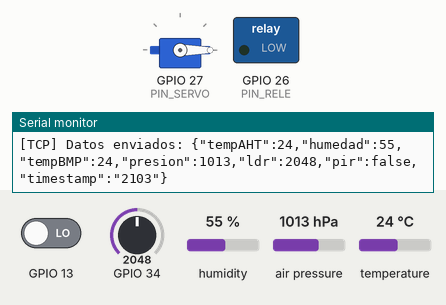
This sketch was run on a simulated ESP32. Parts: servo, switched loads named in the sketch (green lamp = pin HIGH), the last lines printed to the serial monitor. Inputs (shaded band) come from the test bench; at power-on: GPIO 13 LOW, GPIO 34 = 2048, humidity 55 %, air pressure 1013 hPa, temperature 24 °C. WiFi joins after 1.5 s; servers stay silent unless stated; uploads are accepted with an empty reply; storage starts empty.

Above: at 3.2 s.
3.3 s: GPIO 13 driven HIGH
At 5.5 s:
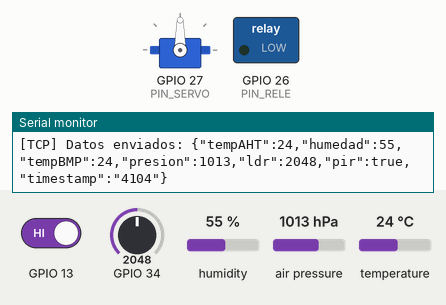
8.9 s: GPIO 34 set to 66
12.6 s: GPIO 34 set to 56
At 17.3 s:
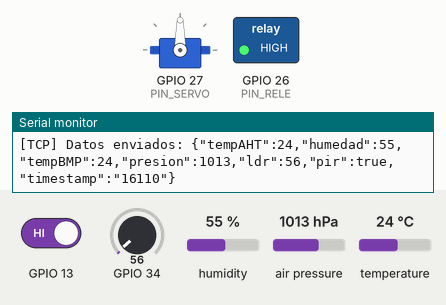
21.6 s: GPIO 13 driven LOW
At 23.7 s:
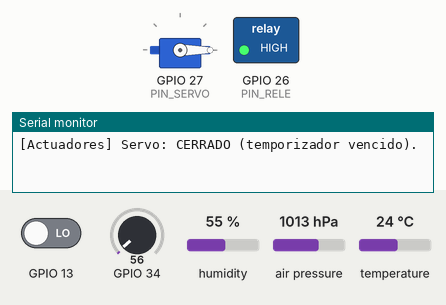
Timing chart, 0 to 25.2 s (numbered marks = the images above; inputs shaded):
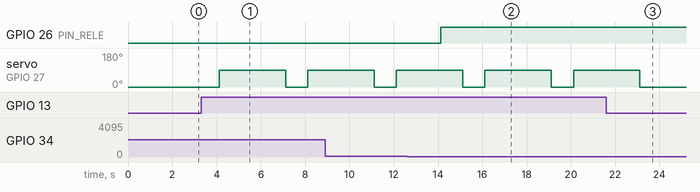

The sketch:

SafeHome.ino
```cpp
// SafeHome - Sistema de seguridad para hogar basado en ESP32
// Proyecto final - Sistemas Empotrados - ITSON
//
// Hardware:
//   AHT20  -> I2C SDA=21, SCL=22 (temperatura + humedad)
//   BMP280 -> I2C SDA=21, SCL=22 (presion)
//   PIR    -> pin 13 (deteccion de movimiento)
//   LDR    -> pin 34 (nivel de luz, ADC1)
//   Relay  -> pin 26 (control de iluminacion)
//   Servo  -> pin 27 (control de acceso)

#include <Arduino.h>
#include <LittleFS.h>
#include "config.h"
#include "sensors.h"
#include "actuators.h"
#include "api.h"
#include "tcp_client.h"
#include "WiFiManagerESP.h"

// ---------------------------------------------------------------------------
// Maquina de estados del sistema
// ---------------------------------------------------------------------------
enum Estado {
    IDLE,        // Esperando el intervalo de sensado o un cambio de config
    SENSING,     // Leyendo todos los sensores
    ALERTING,    // Evaluando umbrales y actualizando actuadores
    CONFIGURING  // Procesando un cambio de parametros recibido via API
};

// ---------------------------------------------------------------------------
// Variables globales compartidas entre modulos
// (se pasan como punteros a initAPI para evitar acoplar los modulos)
// ---------------------------------------------------------------------------
Config config = {
    DEFAULT_UMBRAL_LUZ,
    DEFAULT_UMBRAL_TEMP,
    DEFAULT_TIEMPO_SERVO,
    DEFAULT_INTERVALO_SENSADO
};

const char* WIFI_SSID     = "INFINITUM910D";
const char* WIFI_PASSWORD = "BvcVHwz2kN";
const char* WIFI_USER     = "";
const char* WIFI_PASS     = "";

SensorData ultimaLectura;

// La API corre en un task de FreeRTOS; volatile garantiza visibilidad entre tareas
volatile bool configCambiada = false;

// ---------------------------------------------------------------------------
// Variables de control del ciclo principal
// ---------------------------------------------------------------------------
static Estado         estadoActual        = IDLE;
static unsigned long  tiempoUltimoSensado = 0;

// Gestor de WiFi con credenciales definidas en config.h
WiFiManagerESP wifiManager(WIFI_SSID, WIFI_PASSWORD, WIFI_USER, WIFI_PASS);

// ---------------------------------------------------------------------------
// setup()
// ---------------------------------------------------------------------------
void setup() {
    Serial.begin(115200);
    Serial.println("\n=== SafeHome v1.0 ===");

    // Inicializar hardware
    initSensors();
    initActuators();

    // Montar sistema de archivos para servir la interfaz web
    if (!LittleFS.begin(true)) {
        Serial.println("[Sistema] ERROR: No se pudo montar LittleFS.");
        Serial.println("[Sistema] Sube los archivos de /data con 'Upload Filesystem Image'.");
    } else {
        Serial.println("[Sistema] LittleFS montado correctamente.");
    }

    // Conectar al WiFi y autenticar portal cautivo ITSON
    wifiManager.connectToWiFi();

    // Inicializar la API REST (servidor web en puerto 80)
    initAPI(&config, &ultimaLectura, &configCambiada);

    // Lectura inicial para que /api/status tenga datos desde el primer request
    ultimaLectura = readSensors();

    Serial.println("[Sistema] SafeHome listo. Iniciando ciclo principal...\n");
}

// ---------------------------------------------------------------------------
// loop() - maquina de estados no bloqueante
// ---------------------------------------------------------------------------
void loop() {
    unsigned long ahora = millis();

    // El tick de actuadores debe ejecutarse en cada iteracion del loop
    // para manejar el temporizador del servo sin usar delay()
    tickActuators(config);

    switch (estadoActual) {

        // --- IDLE: esperar el intervalo de sensado o un cambio de configuracion ---
        case IDLE:
            if (configCambiada) {
                estadoActual = CONFIGURING;
            } else if (ahora - tiempoUltimoSensado >= (unsigned long)config.intervaloSensado) {
                estadoActual = SENSING;
            }
            break;

        // --- SENSING: leer todos los sensores ---
        case SENSING:
            ultimaLectura        = readSensors();
            tiempoUltimoSensado  = ahora;

            Serial.println("--- Lectura de sensores ---");
            Serial.print("  Temp AHT20 : "); Serial.print(ultimaLectura.tempAHT, 1); Serial.println(" C");
            Serial.print("  Humedad    : "); Serial.print(ultimaLectura.humedad,  1); Serial.println(" %");
            Serial.print("  Temp BMP280: "); Serial.print(ultimaLectura.tempBMP,  1); Serial.println(" C");
            Serial.print("  Presion    : "); Serial.print(ultimaLectura.presion,  1); Serial.println(" hPa");
            Serial.print("  LDR        : "); Serial.println(ultimaLectura.ldr);
            Serial.print("  PIR        : "); Serial.println(ultimaLectura.pir ? "MOVIMIENTO DETECTADO" : "Sin movimiento");

            estadoActual = ALERTING;
            break;

        // --- ALERTING: evaluar umbrales y actualizar actuadores ---
        case ALERTING:
            updateActuators(ultimaLectura, config);
            sendDataTCP(ultimaLectura);
            estadoActual = IDLE;
            break;

        // --- CONFIGURING: acuse de recibo del cambio de configuracion ---
        case CONFIGURING:
            configCambiada = false;
            Serial.println("--- Configuracion actualizada via API ---");
            Serial.print("  umbralLuz        : "); Serial.println(config.umbralLuz);
            Serial.print("  umbralTemp       : "); Serial.println(config.umbralTemp, 1);
            Serial.print("  tiempoServo      : "); Serial.println(config.tiempoServo);
            Serial.print("  intervaloSensado : "); Serial.println(config.intervaloSensado);
            estadoActual = IDLE;
            break;
    }
}
```

WiFiManagerESP.cpp
```cpp
#include "WiFiManagerESP.h"

WiFiManagerESP::WiFiManagerESP(const char* ssid, const char* password,
                                const char* user, const char* pass)
    : _ssid(ssid), _password(password), _user(user), _pass(pass) {}

void WiFiManagerESP::connectToWiFi() {
    Serial.print("[WiFi] Conectando a: ");
    Serial.println(_ssid);

    WiFi.mode(WIFI_STA);
    WiFi.begin(_ssid, _password);

    // Esperar hasta conectar sin usar delay(): usar millis() y yield()
    unsigned long inicio      = millis();
    unsigned long ultimoPunto = millis();

    while (WiFi.status() != WL_CONNECTED && millis() - inicio < 15000) {
        if (millis() - ultimoPunto >= 500) {
            Serial.print(".");
            ultimoPunto = millis();
        }
        yield(); // Permite al scheduler del ESP32 atender otras tareas
    }

    Serial.println();

    if (WiFi.status() != WL_CONNECTED) {
        Serial.println("[WiFi] ERROR: No se pudo conectar.");
        return;
    }

    Serial.print("[WiFi] Conectado. IP asignada: ");
    Serial.println(WiFi.localIP());

    // Si no hay acceso a internet, asumir portal cautivo y autenticar
    if (!checkInternetAccess()) {
        Serial.println("[WiFi] Portal cautivo detectado. Autenticando...");
        if (authenticateCaptivePortal()) {
            Serial.println("[WiFi] Autenticacion en portal cautivo exitosa.");
        } else {
            Serial.println("[WiFi] ERROR: Fallo la autenticacion en el portal cautivo.");
        }
    } else {
        Serial.println("[WiFi] Acceso a internet disponible.");
    }
}

bool WiFiManagerESP::checkInternetAccess() {
    HTTPClient http;
    // generate_204 responde exactamente HTTP 204 cuando hay acceso real a internet
    http.begin("http://clients3.google.com/generate_204");
    int code = http.GET();
    http.end();
    return (code == 204);
}

bool WiFiManagerESP::authenticateCaptivePortal() {
    WiFiClientSecure tls;
    // El portal ITSON usa un certificado autofirmado; omitir la verificacion
    tls.setInsecure();

    HTTPClient http;
    http.begin(tls, "https://captiveportalnav.itson.edu.mx:8090/login.xml");
    http.addHeader("Content-Type", "application/x-www-form-urlencoded");

    // Construir el cuerpo del POST con las credenciales del portal cautivo
    // El campo 'a' es una marca de tiempo en ms que el portal requiere
    String body  = "mode=191";
    body        += "&username=" + String(_user);
    body        += "&password=" + String(_pass);
    body        += "&a="        + String(millis());
    body        += "&producttype=0";

    int code = http.POST(body);
    Serial.print("[WiFi] Portal cautivo respondio con codigo HTTP: ");
    Serial.println(code);
    http.end();

    return (code == 200 || code == 204);
}
```

WiFiManagerESP.h
```cpp
#ifndef WIFI_MANAGER_ESP_H
#define WIFI_MANAGER_ESP_H

#include <Arduino.h>
#include <WiFi.h>
#include <HTTPClient.h>
#include <WiFiClientSecure.h>

// Gestiona la conexion a la red WiFi ITSON y la autenticacion
// en el portal cautivo de la universidad.
class WiFiManagerESP {
public:
    // Constructor: recibe credenciales de red y del portal cautivo.
    //   ssid     - nombre de la red WiFi (ej. "ITSON")
    //   password - contrasena del WiFi (puede ser vacia)
    //   user     - matricula para el portal cautivo
    //   pass     - contrasena para el portal cautivo
    WiFiManagerESP(const char* ssid, const char* password,
                   const char* user,  const char* pass);

    // Conecta a la red WiFi y, si se detecta portal cautivo,
    // autentica automaticamente con las credenciales proporcionadas.
    void connectToWiFi();

    // Verifica acceso real a internet mediante GET a generate_204.
    // Retorna true si la respuesta es HTTP 204.
    bool checkInternetAccess();

    // Realiza la autenticacion en el portal cautivo ITSON via POST HTTPS.
    // Usa tls.setInsecure() ya que el certificado del portal es autofirmado.
    // Retorna true si la autenticacion fue exitosa.
    bool authenticateCaptivePortal();

private:
    const char* _ssid;
    const char* _password;
    const char* _user;
    const char* _pass;
};

#endif // WIFI_MANAGER_ESP_H
```

actuators.cpp
```cpp
#include "actuators.h"
#include <ESP32Servo.h>

static Servo miServo;

// Estado interno de los actuadores
static bool relayActivo      = false;
static bool servoAbierto     = false;
static bool servoTimerActivo = false;
static unsigned long servoInicioMs = 0;

void initActuators() {
    // Configurar relay en estado apagado
    pinMode(PIN_RELE, OUTPUT);
    digitalWrite(PIN_RELE, LOW);
    relayActivo = false;

    // Configurar servo en posicion cerrada (0 grados)
    miServo.setPeriodHertz(50);
    miServo.attach(PIN_SERVO, 500, 2400);
    miServo.write(0);
    servoAbierto     = false;
    servoTimerActivo = false;

    Serial.println("[Actuadores] Relay y servo inicializados en estado seguro.");
}

void updateActuators(const SensorData& data, const Config& config) {
    // --- Control del relay: activar si la luz ambiente es baja ---
    bool debeActivarRelay = (data.ldr < config.umbralLuz);
    if (debeActivarRelay != relayActivo) {
        relayActivo = debeActivarRelay;
        digitalWrite(PIN_RELE, relayActivo ? HIGH : LOW);
        Serial.print("[Actuadores] Relay: ");
        Serial.println(relayActivo ? "ACTIVADO (luz baja)" : "APAGADO");
    }

    // --- Alerta de temperatura ---
    if (data.tempAHT >= config.umbralTemp) {
        Serial.print("[Actuadores] ALERTA: Temperatura elevada -> ");
        Serial.print(data.tempAHT);
        Serial.println(" C");
    }

    // --- Control del servo: abrir al detectar movimiento ---
    // Solo se abre si el servo esta cerrado y no hay un temporizador en curso
    if (data.pir && !servoAbierto && !servoTimerActivo) {
        miServo.write(90);
        servoAbierto     = true;
        servoTimerActivo = true;
        servoInicioMs    = millis();
        Serial.println("[Actuadores] Servo: ABIERTO (movimiento detectado).");
    }
}

void tickActuators(const Config& config) {
    // Cerrar el servo cuando vence el tiempo configurado
    if (servoTimerActivo) {
        if (millis() - servoInicioMs >= (unsigned long)config.tiempoServo) {
            miServo.write(0);
            servoAbierto     = false;
            servoTimerActivo = false;
            Serial.println("[Actuadores] Servo: CERRADO (temporizador vencido).");
        }
    }
}

bool getRelayState() {
    return relayActivo;
}

bool getServoState() {
    return servoAbierto;
}
```

actuators.h
```cpp
#ifndef ACTUATORS_H
#define ACTUATORS_H

#include "config.h"

// Inicializa relay y servo en estado seguro (relay LOW, servo 0 grados).
// Debe llamarse una sola vez en setup().
void initActuators();

// Evalua los datos de sensores contra los umbrales de config
// y activa o desactiva relay y servo segun corresponda.
void updateActuators(const SensorData& data, const Config& config);

// Maneja el temporizador del servo sin usar delay().
// Debe llamarse en cada iteracion del loop principal.
void tickActuators(const Config& config);

// Retorna true si el relay esta actualmente activado.
bool getRelayState();

// Retorna true si el servo esta actualmente en posicion abierta (90 grados).
bool getServoState();

#endif // ACTUATORS_H
```

api.cpp
```cpp
#include "api.h"
#include <ESPAsyncWebServer.h>
#include <LittleFS.h>
#include <ArduinoJson.h>
#include "actuators.h"

static AsyncWebServer server(80);

// Punteros a los datos compartidos con el loop principal
static Config*        _config        = nullptr;
static SensorData*    _lastData      = nullptr;
static volatile bool* _configChanged = nullptr;

// Agrega encabezados CORS a una respuesta para permitir acceso desde cualquier origen
static void addCORS(AsyncWebServerResponse* res) {
    res->addHeader("Access-Control-Allow-Origin",  "*");
    res->addHeader("Access-Control-Allow-Methods", "GET, POST, OPTIONS");
    res->addHeader("Access-Control-Allow-Headers", "Content-Type");
}

void initAPI(Config* config, SensorData* lastData, volatile bool* configChanged) {
    _config        = config;
    _lastData      = lastData;
    _configChanged = configChanged;

    // --- Preflight CORS para todas las rutas ---
    server.on("/*", HTTP_OPTIONS, [](AsyncWebServerRequest* req) {
        AsyncWebServerResponse* res = req->beginResponse(204);
        addCORS(res);
        req->send(res);
    });

    // --- GET / -> pagina principal desde LittleFS ---
    server.on("/", HTTP_GET, [](AsyncWebServerRequest* req) {
        if (!LittleFS.exists("/index.html")) {
            req->send(404, "text/plain", "index.html no encontrado en LittleFS.");
            return;
        }
        AsyncWebServerResponse* res =
            req->beginResponse(LittleFS, "/index.html", "text/html");
        addCORS(res);
        req->send(res);
    });

    // Archivos estaticos (style.css, etc.) desde LittleFS
    server.serveStatic("/", LittleFS, "/");

    // --- GET /api/status -> JSON con el estado completo del sistema ---
    server.on("/api/status", HTTP_GET, [](AsyncWebServerRequest* req) {
        JsonDocument doc;

        // Datos de los sensores
        JsonObject sensores = doc["sensores"].to<JsonObject>();
        sensores["tempAHT"]   = _lastData->tempAHT;
        sensores["humedad"]   = _lastData->humedad;
        sensores["tempBMP"]   = _lastData->tempBMP;
        sensores["presion"]   = _lastData->presion;
        sensores["ldr"]       = _lastData->ldr;
        sensores["pir"]       = _lastData->pir;
        sensores["timestamp"] = _lastData->timestamp;

        // Estado actual de los actuadores
        JsonObject actuadores = doc["actuadores"].to<JsonObject>();
        actuadores["relay"] = getRelayState();
        actuadores["servo"] = getServoState();

        // Configuracion vigente
        JsonObject cfg = doc["config"].to<JsonObject>();
        cfg["umbralLuz"]        = _config->umbralLuz;
        cfg["umbralTemp"]       = _config->umbralTemp;
        cfg["tiempoServo"]      = _config->tiempoServo;
        cfg["intervaloSensado"] = _config->intervaloSensado;

        String body;
        serializeJson(doc, body);

        AsyncWebServerResponse* res =
            req->beginResponse(200, "application/json", body);
        addCORS(res);
        req->send(res);
    });

    // --- POST /api/config -> actualiza parametros en memoria ---
    // El handler de body usa la forma lambda de tres argumentos de ESPAsyncWebServer
    server.on(
        "/api/config",
        HTTP_POST,
        [](AsyncWebServerRequest* req) {},   // onRequest (vacio, se procesa en onBody)
        nullptr,                             // onUpload
        [](AsyncWebServerRequest* req, uint8_t* data, size_t len,
           size_t index, size_t total) {

            JsonDocument doc;
            DeserializationError err = deserializeJson(doc, data, len);

            if (err) {
                AsyncWebServerResponse* res =
                    req->beginResponse(400, "application/json",
                                       "{\"error\":\"JSON invalido\"}");
                addCORS(res);
                req->send(res);
                return;
            }

            // Actualizar solo los campos que llegaron en el JSON
            JsonVariant v;

            v = doc["umbralLuz"];
            if (!v.isNull()) _config->umbralLuz = v.as<int>();

            v = doc["umbralTemp"];
            if (!v.isNull()) _config->umbralTemp = v.as<float>();

            v = doc["tiempoServo"];
            if (!v.isNull()) _config->tiempoServo = v.as<int>();

            v = doc["intervaloSensado"];
            if (!v.isNull()) _config->intervaloSensado = v.as<int>();

            // Notificar al loop principal que debe pasar a estado CONFIGURING
            *_configChanged = true;

            AsyncWebServerResponse* res =
                req->beginResponse(200, "application/json", "{\"ok\":true}");
            addCORS(res);
            req->send(res);
        }
    );

    server.begin();
    Serial.println("[API] Servidor web iniciado en puerto 80.");
}
```

sensors.h
```cpp
#ifndef SENSORS_H
#define SENSORS_H

#include "config.h"

// Inicializa AHT20, BMP280 y configura los pines PIR y LDR.
// Debe llamarse una sola vez en setup().
void initSensors();

// Lee todos los sensores en un solo ciclo y retorna un struct SensorData.
// No usa delay(); es seguro llamarla en cada iteracion del loop.
SensorData readSensors();

#endif // SENSORS_H
```

Source omitted: api.h (682 bytes), sensors.cpp (1932 bytes), tcp_client.cpp (1122 bytes), tcp_client.h (357 bytes), config.h (2271 bytes)

Measured:
- the behaviour switches between 60 and 59 on GPIO 34 (found by bisection; images 1 and 2)
- after the input at 3.3 s, servo on GPIO 27 (PIN_SERVO): 0° → 90° after 0.81 s, → 0° 3.0 s later, → 90° 1.0 s later
- after the input at 12.6 s, GPIO 26 (PIN_RELE): LOW → HIGH after 1.5 s
- after the input at 21.6 s, servo on GPIO 27 (PIN_SERVO): goes on until 23.1 s, then stays 0°
